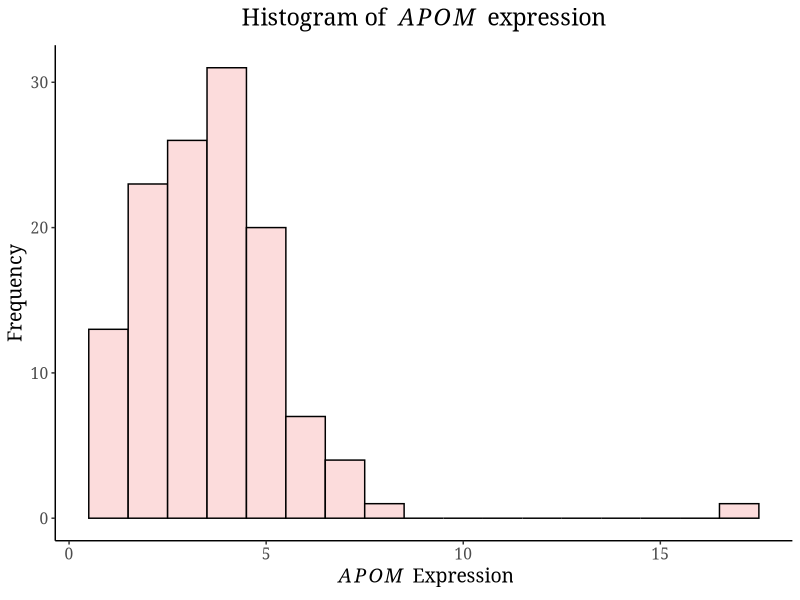
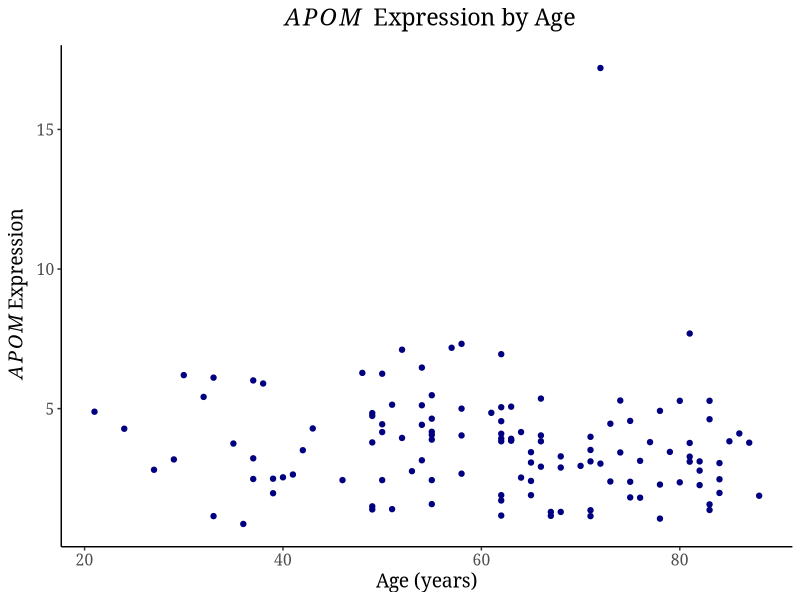
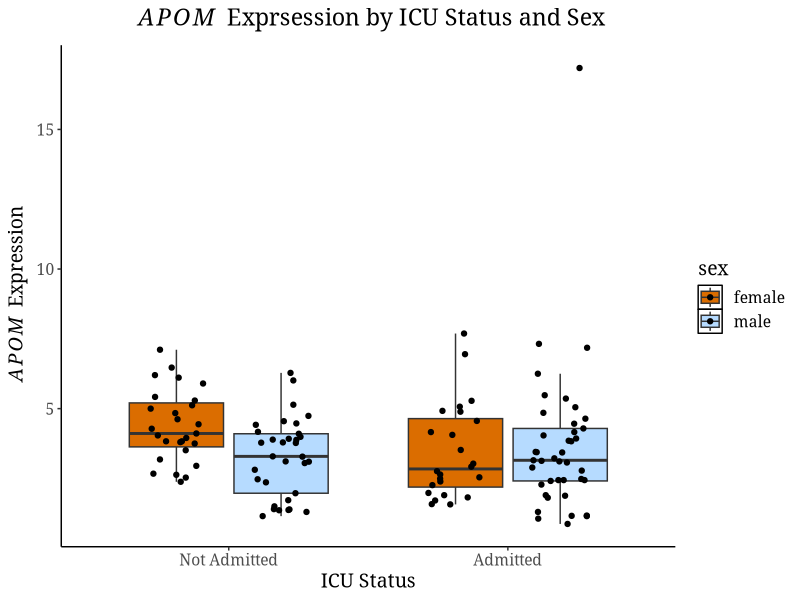
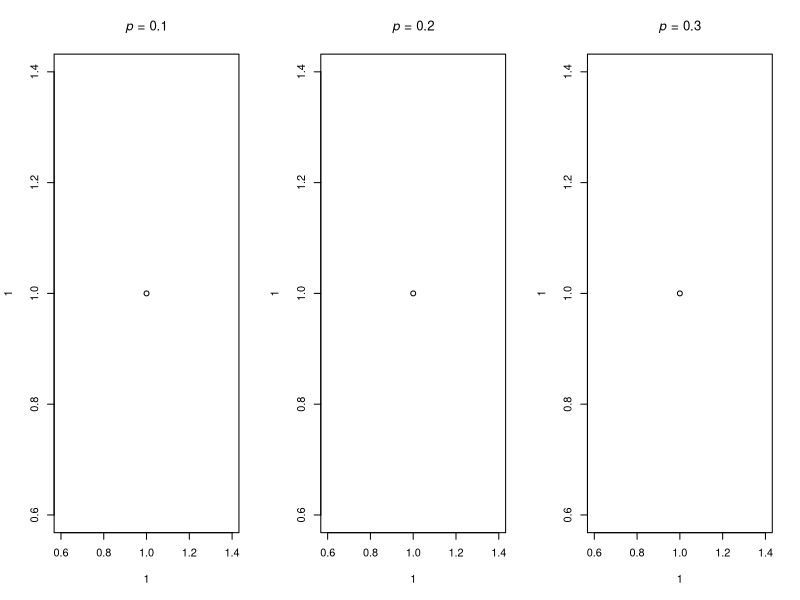
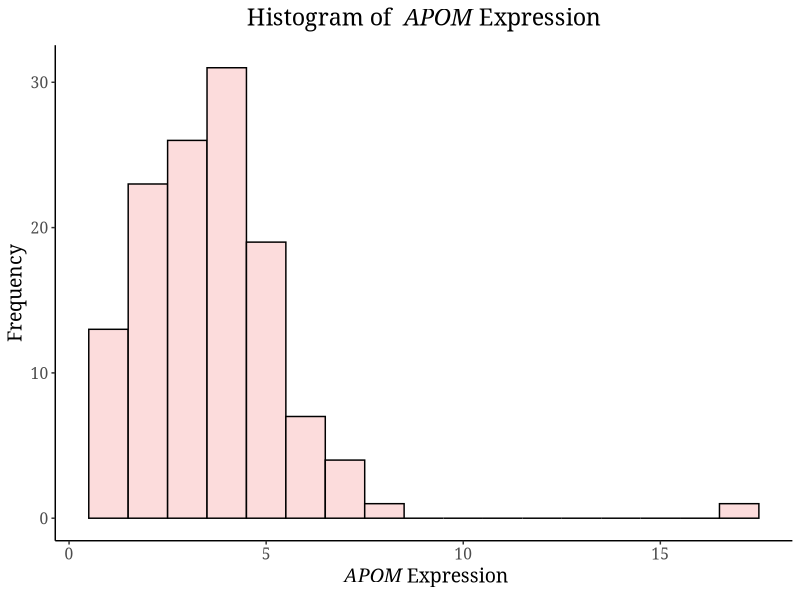
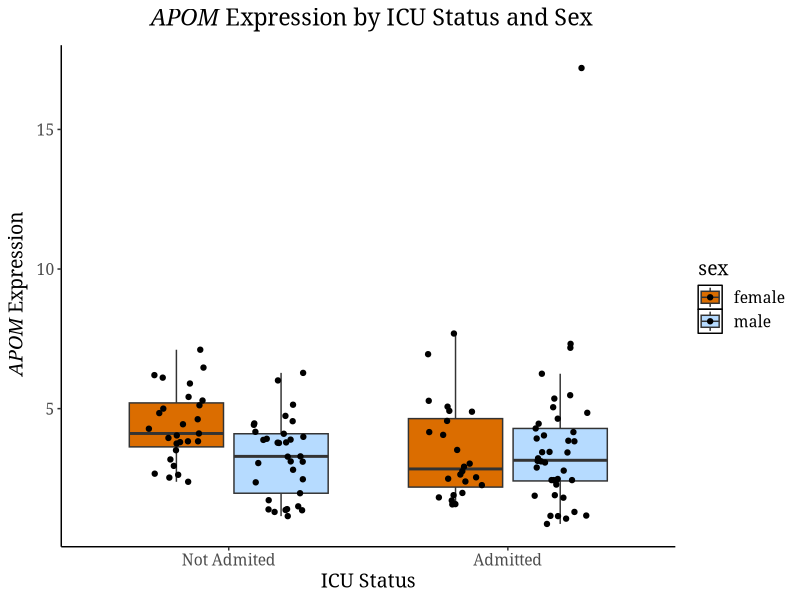
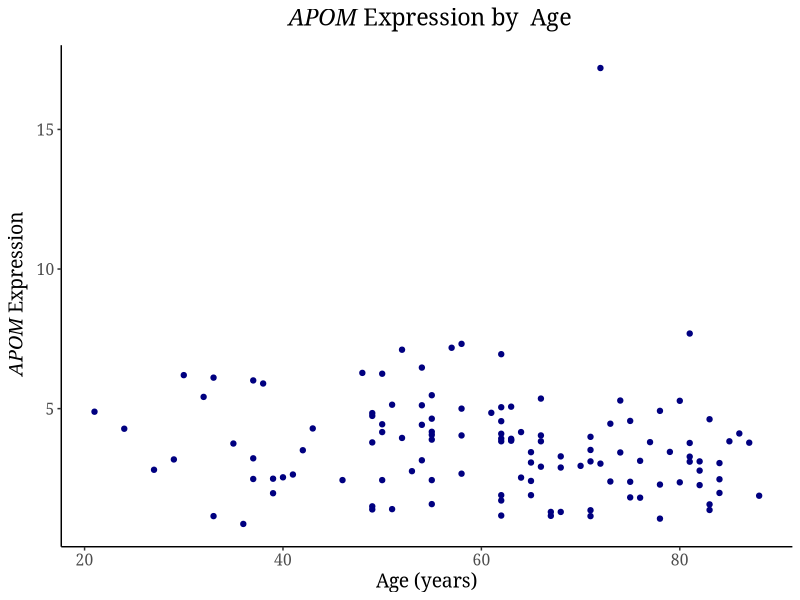
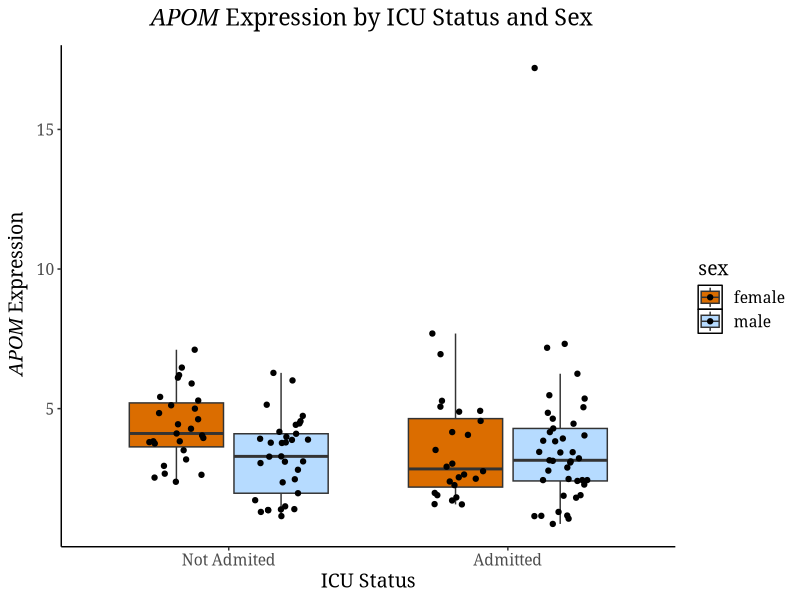

Write the R code that produced these figures, in order.
## ---- chunk 1
# set working directory to data folder
setwd("/Users/seamus/QBS_103_Project/QBS_103/QBS_103_Data")

# read in gene expression and metadata files 
gene_expression <- read.csv(file = "QBS103_finalProject_geneExpression.csv", row.names = 1)

meta_data <- read.csv(file = "QBS103_finalProject_metadata.csv", row.names = 1)

# subset APOM_expression data. 
APOM_expression <- gene_expression["APOM",]
# apply transform to make the rows into colmnns 
APOM_expression <- as.data.frame(t(APOM_expression))
head(APOM_expression)
## ---- chunk 2
# Link metadata to APOM gene expression data
metadata_APOM_expression <- cbind(meta_data, APOM_expression)
head(metadata_APOM_expression)
## ---- chunk 3
library(tidyverse)
myTheme <- theme(
  panel.border = element_blank(), panel.grid.major = element_blank(),
  panel.grid.minor = element_blank(), 
  # define axis
  axis.line = element_line(colour = "black", linewidth = rel(1)),
  # plot background
  plot.background = element_rect(fill = "white"),
  panel.background = element_blank(),
  legend.key = element_rect(fill = 'white'), 
  # Move legend
  legend.position = 'right',
  
  # font
  text = element_text(family = 'Georgia', size = 14 ), 
  
  # center titles
  plot.title = element_text(hjust = 0.5)
)
## ---- chunk 4
# define color pallete for APOM expression histogram
colorPalette<- c('#FCDCDC')

# plot histogram of APOM expression 
ggplot(metadata_APOM_expression, aes(x = APOM)) +
  geom_histogram(binwidth = 1, col = 'black', fill = colorPalette ) +
  ggtitle(expression("Histogram of "~italic(APOM)~ " expression")) +
  labs(x = expression(~italic(APOM)~ " Expression"), y = "Frequency") +
  myTheme
## ---- chunk 5
# convert character age to numeric
metadata_APOM_expression$age <- as.numeric(metadata_APOM_expression$age)
head(metadata_APOM_expression)
## ---- chunk 6
# scatter plot for gene expression and age
ggplot(metadata_APOM_expression, aes(x = age, y = APOM)) +
  geom_point(color = "navy") +
  labs(x = "Age (years)", y = expression(~italic(APOM)~ "Expression")) +
  ggtitle(expression(~italic(APOM)~ " Expression by Age")) +
  myTheme
## ---- chunk 7
# convert unknown sex to NA
metadata_APOM_expression$sex <- if_else(metadata_APOM_expression$sex == " unknown", NA, metadata_APOM_expression$sex)

## ---- chunk 8
# clean the data by filtering so sex has no NA
APOM_clean <- metadata_APOM_expression %>% 
      filter(!is.na(sex))
## ---- chunk 9
#define color pallete for box plot
colorPalette2 <- c("#db6d00", "#B6DBFF")

# create box plot of gene expression separated by ICU status and sex
ggplot(APOM_clean, aes(x = icu_status, y = APOM, fill = sex)) + 
  geom_boxplot(outlier.shape = NA) +
  geom_point(position = position_jitterdodge(0.2))+
  #geom_jitter() +
  scale_x_discrete(labels = c("Not Admitted", "Admitted")) +
  labs(x = "ICU Status", y = expression(~italic(APOM)~ " Expression")) +
  scale_fill_manual(values = colorPalette2) +
  ggtitle(expression(~italic(APOM)~ " Exprsession by ICU Status and Sex")) +
  myTheme
## ---- chunk 10
f <- function(argX) {
   list(quote(argX), 
        substitute(argX), 
        expression(italics(argX)))
}
   
suppliedArgX <- "APOM"
f(argX = suppliedArgX)
## ---- chunk 11
ps=c(1,2,3)
layout(matrix(1:3,1,3))
for(i in 1:3){
    plot(1,1,main=substitute(paste(italic(p), " = 0.", x, sep=""), list(x=ps[i])))
}
## ---- chunk 12
# create labels
#italic_label <- function(gene){
#  coverted_label <- paste(" ",expression(italic(gene)))
  
#  coverted_label
#}

#expression(italics(get(gene_label)))

#gene <- "APOM"
#typeof(gene)
#x <- expression(italics(gene))
#x <- as.character(x)
#typeof(x)
#x
#print(expression(italic_label(get(gene_label))))
#print(italic_label(get(gene_label)))
#gene_label <- c('APOM')
#gene_label[1]
#italic_word <-bquote(italic(.(word)))

#labNames <- c('xLab','Histogram of ', "Expression")
#gene_word <- c(gene_label[1])

#my_title <- eval(bquote(expression(.(labNames[2]) ~ italic(.(gene_word[1])) ~ .(labNames[3]))))
#my_x <- eval(bquote(expression(~ italic(.(gene_word[1])) ~ .(labNames[3]))))
# Calling bquote() Function

  
# Calling bquote() Function
#bquote(function(x, y = .(z)) x + y)
  
# Plotting a graph with the default value
#plot(1:10, z+(1:10), main = bquote(.(z)))

#substitute('Example map with' ~italic(x), list(x=word))
#my_xlab <- expression(paste(gene_label," Expression"))

## ---- chunk 13
createHistogram <- function(df, gene) {
    gene_label <- c(gene)
    labNames <- c('xLab','Histogram of ', "Expression")
    gene_word <- c(gene_label[1])

    my_title <- eval(bquote(expression(.(labNames[2]) ~ italic(.(gene_word[1])) ~ .(labNames[3]))))
    my_x <- eval(bquote(expression(~ italic(.(gene_word[1])) ~ .(labNames[3]))))
    #my_title <- expression(paste("Histogram of ", italic(.data[gene]), " Expression"))
       #assign(gene_label, gene)
       # print(gene_label)
       # print(typeof(gene_label))
        histogram <-  ggplot(df, aes(x = .data[[gene]])) +
                      geom_histogram(binwidth = 1, col = 'black', fill = colorPalette ) +
                      #ggtitle(expression(paste("Histogram of ",eval(bquote((.(gene)))), " Expression")))+
                      labs(x = my_x, y = "Frequency", title = my_title) + # title = paste(gene_label, "Expression"))+   #, title = my_title) +
                     myTheme  #x=paste(gene_label," Expression")
  histogram 
}

## ---- chunk 14
createHistogram(APOM_clean, "APOM")
## ---- chunk 15
createScatterplot <- function(df, gene, conVar, xaxis, var_name) {
    gene_label <- c(gene)
    labNames <- c(var_name,'by ', "Expression")
    gene_word <- c(gene_label[1])

    my_title <- eval(bquote(expression(~italic(.(gene_word[1])) ~ .(labNames[3]) ~ .(labNames[2])
                                       ~ .(labNames[1]))))
    
    my_y <- eval(bquote(expression(~ italic(.(gene_word[1])) ~ .(labNames[3]))))
    
  scatter_plot <- ggplot(df, aes(x = .data[[conVar]], y = .data[[gene]])) +
                  geom_point(color = "navy") +
                  labs(x = xaxis,  y = my_y, title = my_title) +
                  #ggtitle(paste(gene_label, " Expression by",var_name)) +
                  myTheme
  
  scatter_plot
}
## ---- chunk 16
createBoxplot <- function(df, gene, xCat, colorCatVar, tick_label_1, tick_label_2, x_catLabel, x_filll_label) {
  gene_label <- c(gene)
  gene_word <- c(gene_label[1])
  labNames <- c("Expression", "by", x_catLabel, "and", x_filll_label)
  
  my_title <- eval(bquote(expression(~italic(.(gene_word[1])) ~ .(labNames[1]) ~ .(labNames[2])
                                       ~ .(labNames[3]) ~ .(labNames[4]) ~ .(labNames[5]))))
  
  y_axis_title <- eval(bquote(expression(~italic(.(gene_word[1])) ~ .(labNames[1]))))
  
  myBoxplot <- ggplot(df, aes(x = .data[[xCat]], y = .data[[gene]], fill = .data[[colorCatVar]])) + 
               geom_boxplot(outlier.shape = NA) +
               geom_point(position = position_jitterdodge(0.2))+
               scale_x_discrete(labels = c(tick_label_1, tick_label_2)) +
               labs(x = x_catLabel, y = y_axis_title,
                    title = my_title) +
               scale_fill_manual(values = colorPalette2) +
               #ggtitle(paste(gene_label, " Exprsession by ",x_catLabel, "and ", x_filll_label)) +
               myTheme
  myBoxplot
}
## ---- chunk 17
createBoxplot(APOM_clean, "APOM", "icu_status", "sex", "Not Admited", "Admitted","ICU Status", "Sex")
## ---- chunk 18
createScatterplot(APOM_clean, "APOM", "age", "Age (years)", "Age")
## ---- chunk 19
# subset multiple genes data. 
gene_subset <- gene_expression[c("APOM", "APOA2","LCN2"),]
# apply transform to make the rows into colmnns 
gene_subset <- as.data.frame(t(gene_subset))
head(gene_subset)
## ---- chunk 20
# Link metadata to gene subset data
metadata_gene_expression <- cbind(meta_data, gene_subset)
head(metadata_gene_expression)
## ---- chunk 21
# convert unknown sex to NA
metadata_gene_expression$sex <- if_else(metadata_gene_expression$sex == " unknown", NA, metadata_gene_expression$sex)

## ---- chunk 22
# convert character age to numeric
metadata_gene_expression$age <- as.numeric(metadata_APOM_expression$age)
head(metadata_gene_expression)
## ---- chunk 23
# clean the data by filtering so sex has no NA
gene_clean <- metadata_gene_expression %>% 
      filter(!is.na(sex))

head(gene_clean)
## ---- chunk 24
# This function makes the plots and takes in a vector of 1 continuous variable
# and a vector of 2 categorical variables

makePlots <- function(df, geneNames, x_Cont, xCat) {
  #the x axis categorical variable in box plot
  x_cat <- xCat[1]
  # the categorical variable indicated by color fill
  cat_col = xCat[2]
  
  # create the plots
  myHist <- createHistogram(df, geneNames)
  myScatter <- createScatterplot(df, geneNames, x_Cont, "Age (years)", "Age")
  myBox <- createBoxplot(df, geneNames, x_cat, cat_col, "Not Admited", "Admitted","ICU Status", "Sex")
  
  #store the plots in a list
  plots <- list(myBox, myHist, myScatter)
 #plots <-ggpubr::ggarrange(myBox, myHist, myScatter, common.legend = F,nrow = 2,ncol = 2,
     #             labels = c("A","B", "C" ))
 plots
}
## ---- chunk 25
categorical <- c("icu_status", "sex")
cont <- c("age")
geneNames <- c("APOM","LCN2", "APOA2")
## ---- chunk 26

# loop through the gene names and print all of the plots using makePlots function
for(item in 1:length( geneNames)){
  gene_plots <- makePlots(gene_clean, geneNames[item], cont, categorical)
  print(gene_plots)
}

